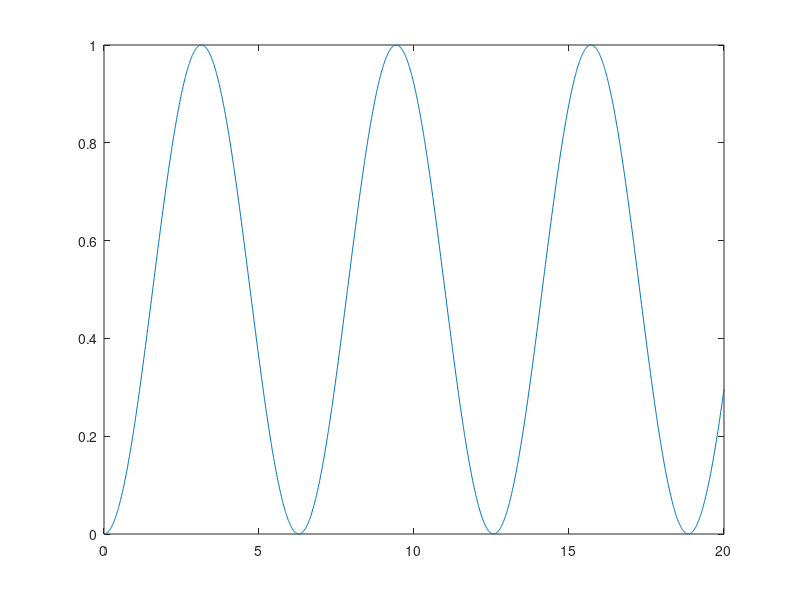

MATLAB code for this plot: (Note: this script raises an error after producing the figure.)
%% Integrando
s = 0:0.01:20;
f = @(t) (sin(t/2)).^2
plot(s, f(s))
I_SIMPSONS = simpsons(f, 0, 5) + simpsons(f, 5, 10) + simpsons(f, 10, 15) + simpsons(f, 15, 20)
I_EULER = eulerChad(f, 0, 20, 8)

REAL = integral(f, 0, 10)
%%
function integral = eulerChad(f, a, b, n)
h = (b - a) / n;
t = a:h:b;
integral = h*sum(f(t(2:end)));
end
function integral = simpsons(f, a, b)
% Evaluate the function at the sample points
h = (b - a) / 2;
t = a:h:b;

% Compute the approximation of the integral
integral = h * (f(t(1)) + 4 * sum(f(t(2))) + f(t(3)))/3;
end


function result = midpoint_rule(f, a, b, n)
% MIDPOINT_RULE Approximates the definite integral of f over [a,b] using the midpoint rule
% with n subintervals.
%
%   result = MIDPOINT_RULE(f, a, b, n)
%
% Inputs:
%   f - function handle for the function to be integrated
%   a - lower limit of the integral
%   b - upper limit of the integral
%   n - number of subintervals
%
% Outputs:
%   result - approximation of the definite integral of f over [a,b]
%

% Define step size h
h = (b - a) / n;

% Define the points x_i
x = a + (0:n) * h + h/2;

% Evaluate the function at x_i
y = f(x);

% Approximate the integral using the midpoint rule
result = h * sum(y);
end


function result = euler_rule(f, a, b)
% MIDPOINT_RULE Approximates the definite integral of f over [a,b] using the midpoint rule
% with n subintervals.
%
%   result = MIDPOINT_RULE(f, a, b, n)
%
% Inputs:
%   f - function handle for the function to be integrated
%   a - lower limit of the integral
%   b - upper limit of the integral
%   n - number of subintervals
%
% Outputs:
%   result - approximation of the definite integral of f over [a,b]
%

% Define step size h
h = (b - a) / n;

% Define the points x_i
x = a + (0:n-1) * h + h/2;

% Evaluate the function at x_i
y = f(x);

% Approximate the integral using the midpoint rule
result = h * sum(y);
end
